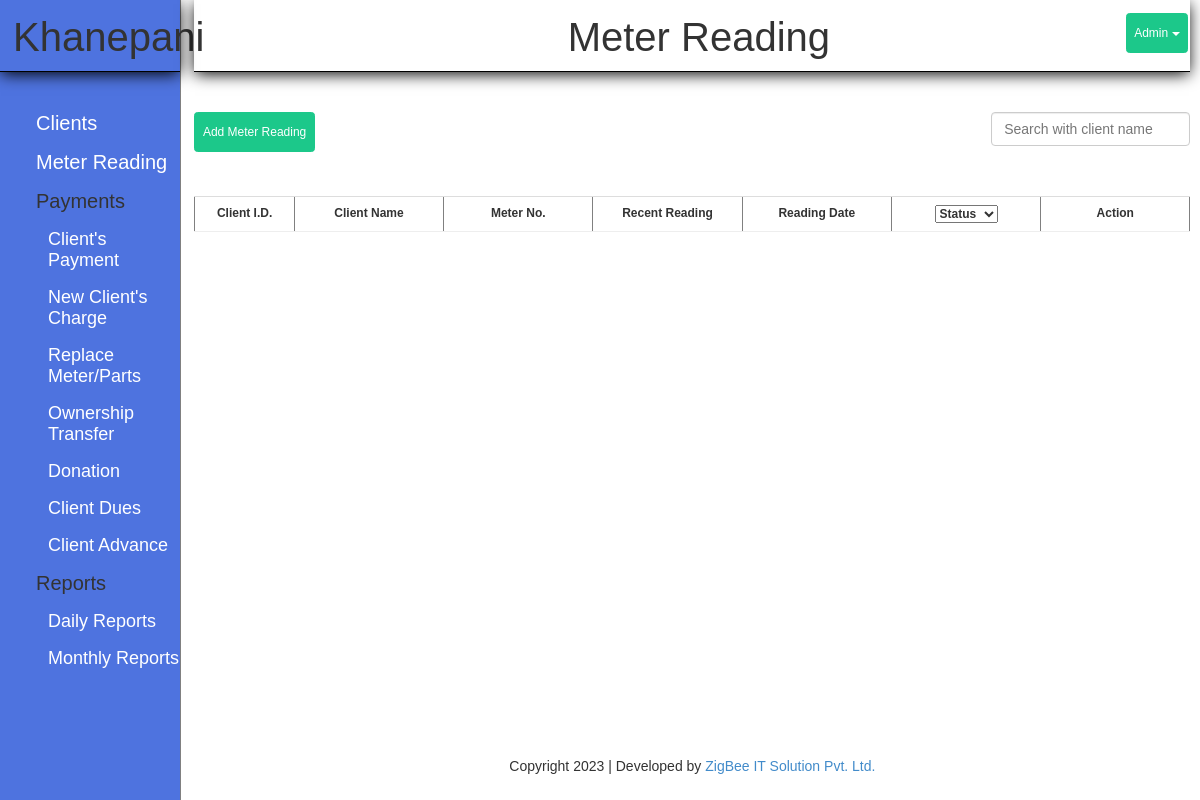
/index.php?page=meter&date=2080-03-07 (signed in), run on an earlier commit of the app's database.
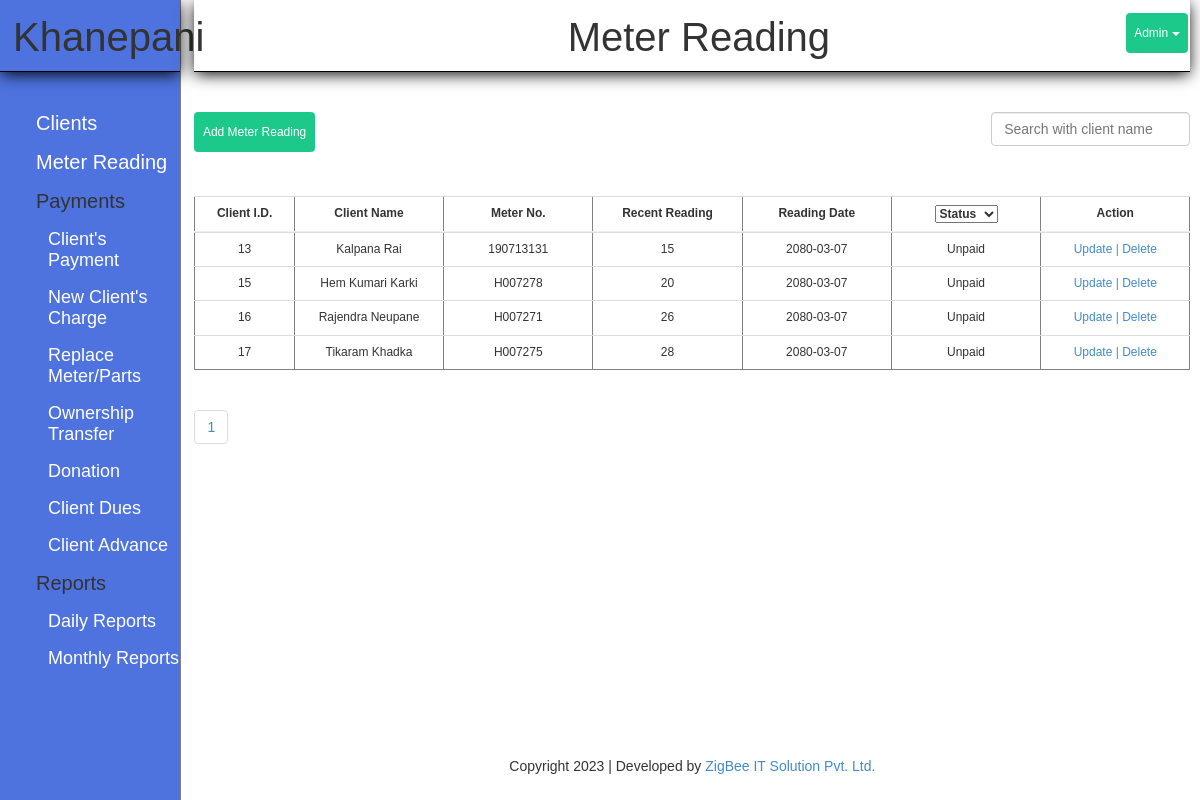
And on a later commit of the database.
### tables this page shows
CREATE TABLE `meter` (
  `mid` int(11) NOT NULL,
  `cid` int(11) NOT NULL,
  `reading` varchar(11) NOT NULL,
  `read_date` varchar(10) NOT NULL,
  `status` varchar(10) NOT NULL DEFAULT 'unpaid'
);

CREATE TABLE `client` (
  `id` int(11) NOT NULL,
  `name` varchar(30) NOT NULL,
  `phone` bigint(11) NOT NULL,
  `joinned` date DEFAULT NULL,
  `gharnum` varchar(10) DEFAULT NULL,
  `area` varchar(20) NOT NULL,
  `meter` varchar(15) NOT NULL,
  `address` varchar(20) NOT NULL,
  `father` varchar(30) DEFAULT NULL,
  `mother` varchar(30) DEFAULT NULL,
  `grandfather` varchar(50) DEFAULT NULL,
  `remark` text DEFAULT NULL
);

### modules/meter/function.php (called while the page is built, shortened)
<?php
	class MeterModel{
		function getAll()
		{
			global $con;
			global $pageno;
			if (isset($_GET['pageno'])) {
	            $pageno = $_GET['pageno'];
	        } else {
	            $pageno = 1;
	        }
	        $no_of_records_per_page = 100;
	        $offset = ($pageno-1) * $no_of_records_per_page;
	        $total_pages_sql = "SELECT COUNT(*) FROM meter WHERE read_date='".$_GET['date']."'";
	        $result = mysqli_query($con,$total_pages_sql);
	        $total_rows = mysqli_fetch_array($result)[0];
	        $total_pages = ceil($total_rows / $no_of_records_per_page);
			if (isset($_GET['date'])){
				$date = $_GET['date'];
				$sql = "SELECT meter.*, client.*
					FROM meter
					INNER JOIN client
					ON meter.cid=client.id WHERE read_date='$date' LIMIT $offset, $no_of_records_per_page";
			}else{
				$sql = "SELECT meter.*, client.*
					FROM meter
					INNER JOIN client
					ON meter.cid=client.id LIMIT $offset, $no_of_records_per_page";
			}
			$rs = mysqli_query($con, $sql);
			$final = array();
			while($row = mysqli_fetch_assoc($rs))
			{
				$final[] = $row;
			}
			return $final;
		}
	}
?>

### modules/meter/view.php (the view, shortened to what this page needs)
<h1 class="title">Meter Reading</h1>
<?php
$data = $meter->getAll();
global $total_pages;
?>
<a href="?page=meter_form" class="btn">Add Meter Reading</a>
<?php
	if($_GET['date']!=''){
 ?>
<input type="text" class="form-control search  meter" name="search" id="search" placeholder="Search with client name">
<table border="1" width="100%" class="table first" >
	<tr>
		<th style="width: 10% !important;">Client I.D.</th>
		<th>Client Name</th>
		<th>Meter No.</th>
		<th>Recent Reading</th>
		<th>Reading Date</th>
		<th>
			<select name="status" id="status">
				<option value="">Status</option>
			</select>
		</th>
		<th>Action</th>
	</tr>
</table>
<div  id="result_meter">
	<table border="1" width="100%" class="table second" >
	<?php
	foreach($data as $d)
	{ ?>
		<tr>
			<td  style="width: 10% !important;"> <?php echo $d['cid']; ?> </td>
			<td>
				<?php
					echo $d['name'];
				 ?>
			</td>
			<td> <?php echo $d['meter']; ?> </td>
			<td> <?php echo $d['reading']; ?> </td>
			<td id="read_date"> <?php echo $d['read_date']; ?> </td>
			<td>
				<?php echo $d['status']; ?>
			</td>
			<td>
				<?php if ($d['status']=='paid') {
					echo '<a href="#" onclick="return false;" class="disabled"> Update </a>';
				} else { ?>
					<a href="?page=meter_update&mid=<?php echo $d['mid']; ?>&cid=<?php echo $d['cid']; ?>">
						Update |
					</a>
					<a onclick="return confirm('Do you want to delete?');" href="?page=meter&del_id=<?php echo $d['mid']; ?>">
					Delete
				</a>
				<?php } ?>
			</td>
		</tr>
	<?php
	}
	?>
</div>
    <ul class="pagination">
 		<?php
        	for ($i=1;$i<=$total_pages; $i=$i+1) { ?>
        		<li>
		            <a href="<?php  echo "?page=meter&date=".$_GET['date']."&pageno=".$i;  ?>"><?php echo $i; ?></a>
		        </li>
        <?php	}
         ?>
    </ul>
 <?php
}
?>

What changed in the data, as far as the page shows it:
added meter: cid "13", cid.name "Kalpana Rai", cid.meter "190713131", reading "15", read_date "2080-03-07", status "Unpaid"
added meter: cid "15", cid.name "Hem Kumari Karki", cid.meter "H007278", reading "20", read_date "2080-03-07", status "Unpaid"
added meter: cid "16", cid.name "Rajendra Neupane", cid.meter "H007271", reading "26", read_date "2080-03-07", status "Unpaid"
added meter: cid "17", cid.name "Tikaram Khadka", cid.meter "H007275", reading "28", read_date "2080-03-07", status "Unpaid"
Also different on the page:
new list line: "1"
